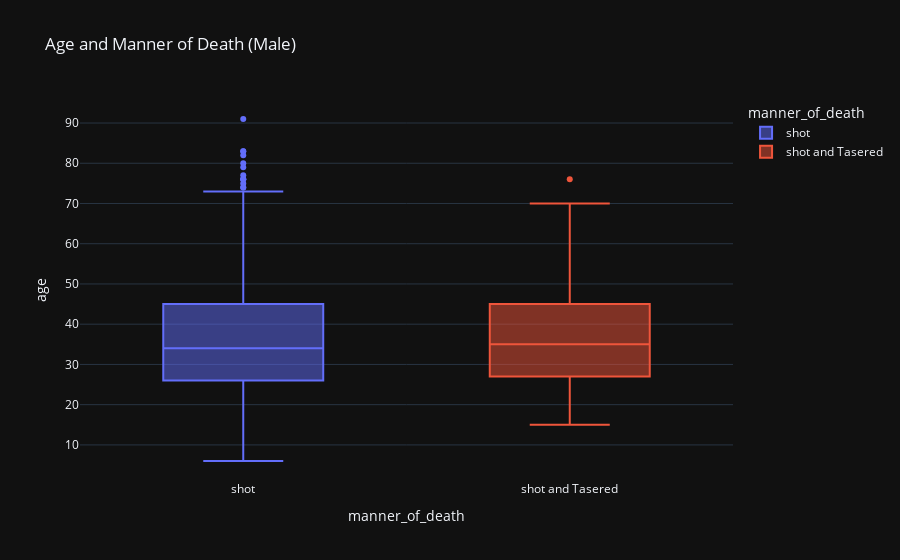

Notebook code cell kept with this figure:
### Markdown cell above
# Create a Box Plot Showing the Age and Manner of Death

Break out the data by gender using `df_fatalities`. Is there a difference between men and women in the manner of death?

### Code cell
px.box(
    df_fatalities[df_fatalities['gender']=='M'],
    x='manner_of_death',
    y='age',
    color='manner_of_death',
    title = 'Age and Manner of Death (Male)'
)

### Figure 1 — Plotly figure (JSON) as saved in the notebook; plotly's stock layout.template omitted (floating-point values rounded to 4 significant figures; data arrays with more than 128 entries replaced by an {"elided": "..."} marker saying what was removed)
{"data": [{"alignmentgroup": "True", "hovertemplate": "manner_of_death=%{x}<br>age=%{y}<extra></extra>", "legendgroup": "shot", "marker": {"color": "#636efa"}, "name": "shot", "notched": false, "offsetgroup": "shot", "orientation": "v", "showlegend": true, "x": {"elided": "2011 str values"}, "x0": " ", "xaxis": "x", "y": {"elided": "2011 float values"}, "y0": " ", "yaxis": "y", "type": "box"}, {"alignmentgroup": "True", "hovertemplate": "manner_of_death=%{x}<br>age=%{y}<extra></extra>", "legendgroup": "shot and Tasered", "marker": {"color": "#EF553B"}, "name": "shot and Tasered", "notched": false, "offsetgroup": "shot and Tasered", "orientation": "v", "showlegend": true, "x": {"elided": "149 str values"}, "x0": " ", "xaxis": "x", "y": {"elided": "149 float values"}, "y0": " ", "yaxis": "y", "type": "box"}], "layout": {"xaxis": {"anchor": "y", "domain": [0.0, 1.0], "title": {"text": "manner_of_death"}, "categoryorder": "array", "categoryarray": ["shot", "shot and Tasered"]}, "yaxis": {"anchor": "x", "domain": [0.0, 1.0], "title": {"text": "age"}}, "legend": {"title": {"text": "manner_of_death"}, "tracegroupgap": 0}, "title": {"text": "Age and Manner of Death (Male)"}, "boxmode": "overlay"}}
